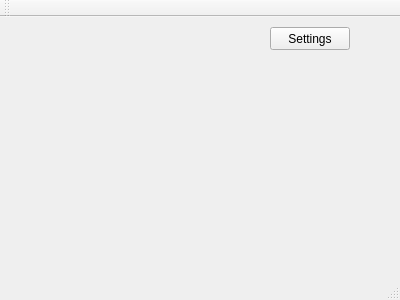
<?xml version="1.0" encoding="UTF-8"?>
<ui version="4.0">
 <class>MainWindow</class>
 <widget class="QMainWindow" name="MainWindow">
  <property name="geometry">
   <rect>
    <x>0</x>
    <y>0</y>
    <width>400</width>
    <height>300</height>
   </rect>
  </property>
  <property name="windowTitle">
   <string>MainWindow</string>
  </property>
  <widget class="QWidget" name="centralWidget">
   <widget class="QPushButton" name="settingsButton">
    <property name="geometry">
     <rect>
      <x>270</x>
      <y>10</y>
      <width>80</width>
      <height>23</height>
     </rect>
    </property>
    <property name="text">
     <string>Settings</string>
    </property>
   </widget>
  </widget>
  <widget class="QMenuBar" name="menuBar">
   <property name="geometry">
    <rect>
     <x>0</x>
     <y>0</y>
     <width>400</width>
     <height>20</height>
    </rect>
   </property>
  </widget>
  <widget class="QToolBar" name="mainToolBar">
   <attribute name="toolBarArea">
    <enum>TopToolBarArea</enum>
   </attribute>
   <attribute name="toolBarBreak">
    <bool>false</bool>
   </attribute>
  </widget>
  <widget class="QStatusBar" name="statusBar"/>
 </widget>
 <layoutdefault spacing="6" margin="11"/>
 <resources/>
 <connections/>
</ui>
